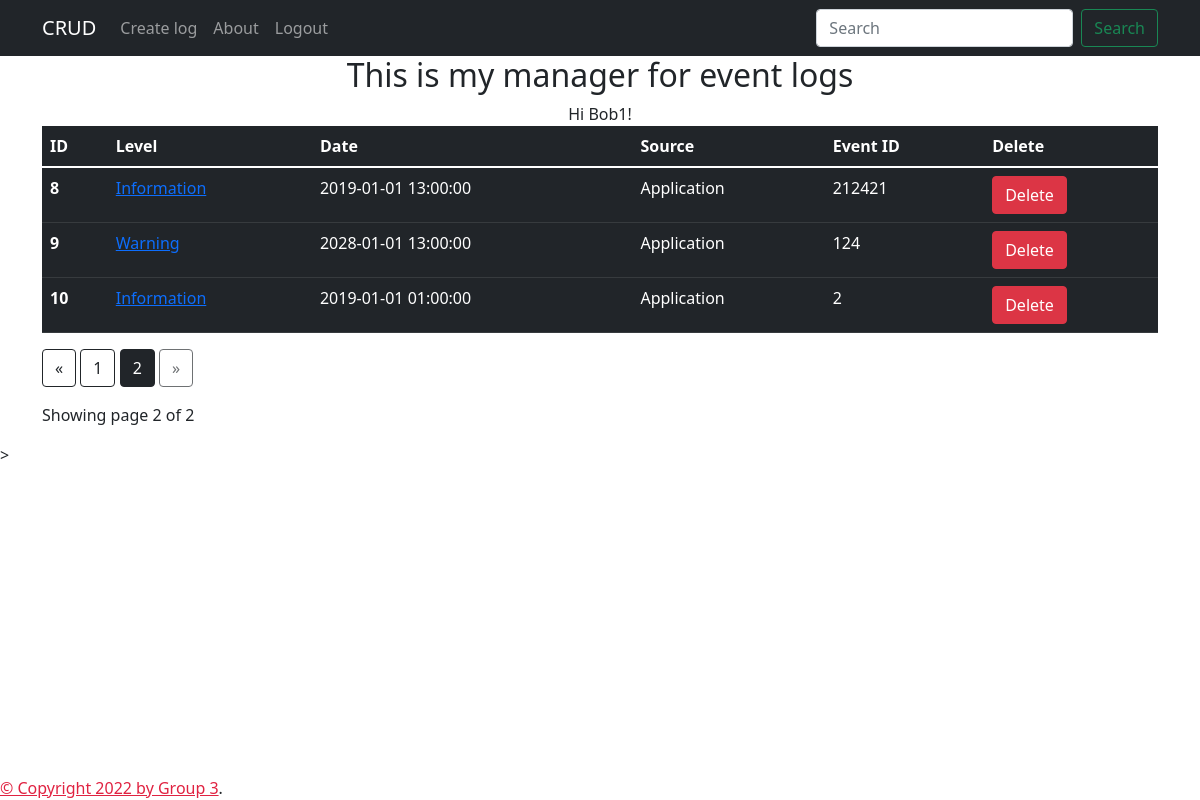
The page /home?page=2 (signed in) on the database as committed earlier.
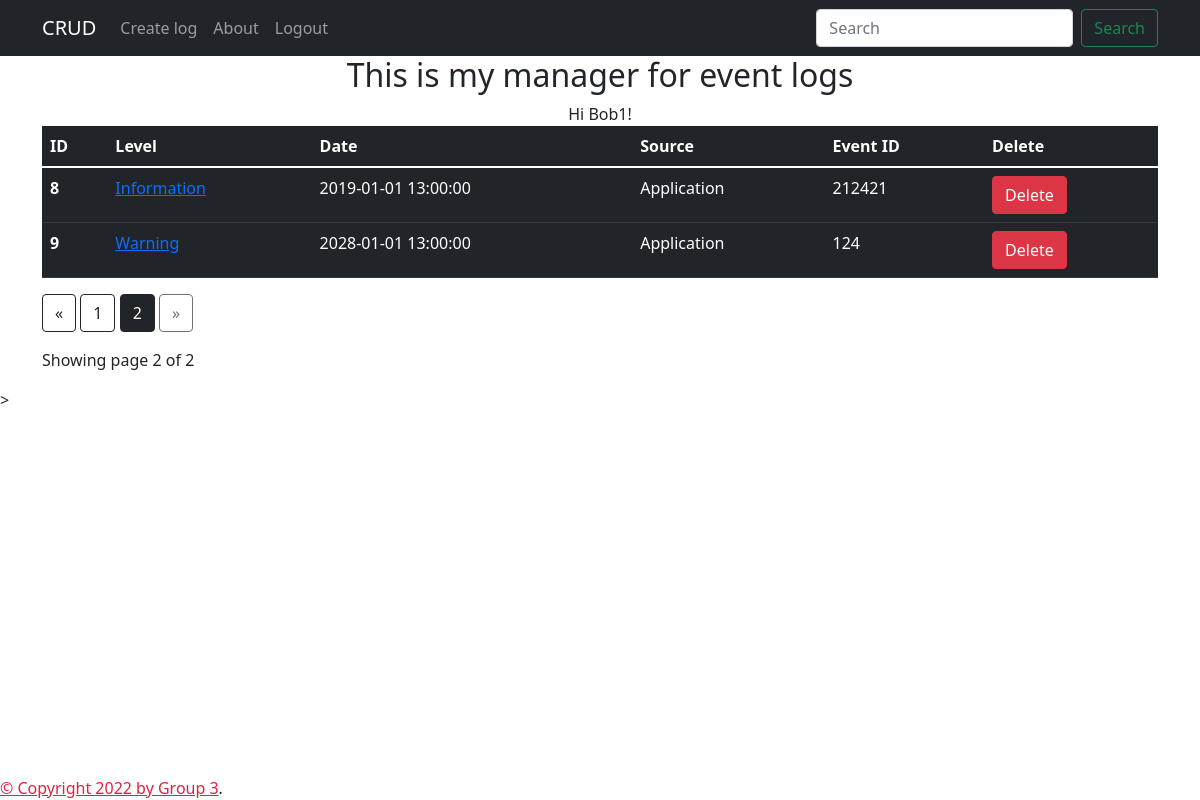
The same page on the database as committed later.
### models.py (models this page shows, shortened)
class User(db.Model, UserMixin):
    __tablename__ = "user"
    id = db.Column(db.Integer, primary_key=True)
    username = db.Column(db.String(80), unique=True, nullable=False)
    password = db.Column(db.String(300), nullable=False, unique=True)

class Events_model(db.Model):
    __tablename__ = 'event_errors'
    id = db.Column(db.Integer, primary_key=True)
    level = db.Column(db.String(80))
    date_time = db.Column(db.DateTime, default=datetime.utcnow)
    source = db.Column(db.String(80))
    event_id = db.Column(db.Integer())

### app.py (the view)
@app.route('/')
@app.route('/home', methods=['GET','POST'])
@login_required
def home():
    page = request.args.get('page', type = int)
    application_logs = Events_model.query.paginate(page = page, per_page = 5)
    return render_template('index.html', application_logs=application_logs, name = current_user), 200
    r

### app.py (called while the page is built)
@login_manager.user_loader
def load_user(user_id):
    return User.query.get(int(user_id))

### templates/index.html (shortened to what this page needs)
{% extends "base.html" %}
{% block content %}
<div class="container" style="text-align: center;width: 100%;">
    <h2> This is my manager for event logs</h2>
     Hi {{ current_user.username }}!
</div>
<div class = "container">
      <table class="table table-dark">
        <thead>
          <tr>
            <th scope="col">ID</th>
            <th scope="col">Level</th>
            <th scope="col">Date</th>
            <th scope="col">Source</th>
            <th scope="col">Event ID</th>
            <th scope="col">Delete</th>
          </tr>
        </thead>
        <tbody>
            {% for application_log in application_logs.items %}
        <a href="#">
          <tr>
            <th scope="row">{{application_log.id}}</th>
            <td><a href='/data/{{application_log.id}}/update'>{{application_log.level}}</a></td>
            <td>{{application_log.date_time}}</td>
            <td>{{application_log.source}}</td>
            <td>{{application_log.event_id}}</td>
            <td><a href='/data/{{application_log.id}}/delete' onclick="return confirm('Are you sure you want to delete this item?');" type="button" class="btn btn-danger">Delete</a></td>
          </tr>
        </a>
          {% endfor %}
        </tbody>
      </table>
<div class="text-right">
  <a href="{{ url_for('home', page=application_logs.prev_num) }}"
     class="btn btn-outline-dark
     {% if application_logs.page == 1 %}disabled{% endif %}">
      &laquo;
  </a>
  {% for page_num in application_logs.iter_pages(left_edge=1, right_edge=1, left_current=1, right_current=2) %}{% if page_num %}
          {% if application_logs.page == page_num %}
          <a href="{{ url_for('home', page=page_num) }}"
             class="btn btn-dark">
              {{ page_num }}
          </a>
          {% else %}
          <a href="{{ url_for('home', page=page_num) }}"
             class="btn btn-outline-dark">
              {{ page_num }}
          </a>
          {% endif %}
      {% else %}
          ...
      {% endif %}
  {% endfor %}    <a href="{{ url_for('home', page=application_logs.next_num) }}"
     class="btn btn-outline-dark
     {% if application_logs.page == application_logs.pages %}disabled{% endif %}">
      &raquo;
  </a>
</div>
<p class="text-right mt-3">
 Showing page {{ application_logs.page }} of {{ application_logs.pages }}
</p>
</div>>
{% endblock %}

### templates/base.html (shortened to what this page needs)
<!doctype html>
<html>
  <head>
    {% block head %}
    <link href="https://cdn.jsdelivr.net/npm/bootstrap@5.1.3/dist/css/bootstrap.min.css" rel="stylesheet">
    {% endblock %}
  </head>
  <body style="background: url('https://source.unsplash.com/twukN12EN7c/1920x1080') no-repeat center center fixed;
  -webkit-background-size: cover;
  -moz-background-size: cover;
  background-size: cover;
  -o-background-size: cover;" >
    <div id="header">{% include 'header.html' %} </div>
    <div id="content">{% block content %}{% endblock %}</div>
    <div class="footer fixed-bottom">
      {% block footer %}
      <a style="color: rgb(224, 34, 65);" href="/about"> &copy; Copyright 2022 by Group 3</a>.
      {% endblock %}
    </div>
  </body>
</html>

### templates/header.html (shortened to what this page needs)
<nav class="navbar navbar-expand-lg navbar-dark bg-dark" aria-label="Eighth navbar example">
    <div class="container">
      <a class="navbar-brand" href="/">CRUD</a>
      <div class="collapse navbar-collapse" id="navbarsExample07">
        <ul class="navbar-nav me-auto mb-2 mb-lg-0">
          <li class="nav-item">
            <a class="nav-link" href="/create">Create log</a>
          </li>
        </ul>
      <div class="collapse navbar-collapse" id="navbarsExample07">
        <ul class="navbar-nav me-auto mb-2 mb-lg-0">
          <li class="nav-item">
            <a class="nav-link" href="/about">About</a>
          </li>
        </ul>
        <div class="collapse navbar-collapse" id="navbarsExample">
          <ul class="navbar-nav me-auto mb-2 mb-lg-0">
            <li class="nav-item">
              {% if current_user.username %}
              <a class="nav-link" href="/logout">Logout</a>
              {% else %}
              <a class="nav-link" href="/login">Login</a>
              {% endif %}
            </li>
          </ul>
        <form class="form-inline my-2 my-lg-0" action="/search" method="POST">
            <div class="d-flex flex-row">
            <input class="form-control mx-2" type="search" placeholder="Search" name="id" aria-label="Search">
            <button class="btn btn-outline-success ml-2 my-sm-0" type="submit">Search</button>
        </div>
        </form>
      </div>
    </div>
  </nav>

Rows that differ between the two databases and show on the page:
removed Events_model: id "10", level "Information", date_time "2019-01-01 01:00:00", source "Application", event_id "2"
